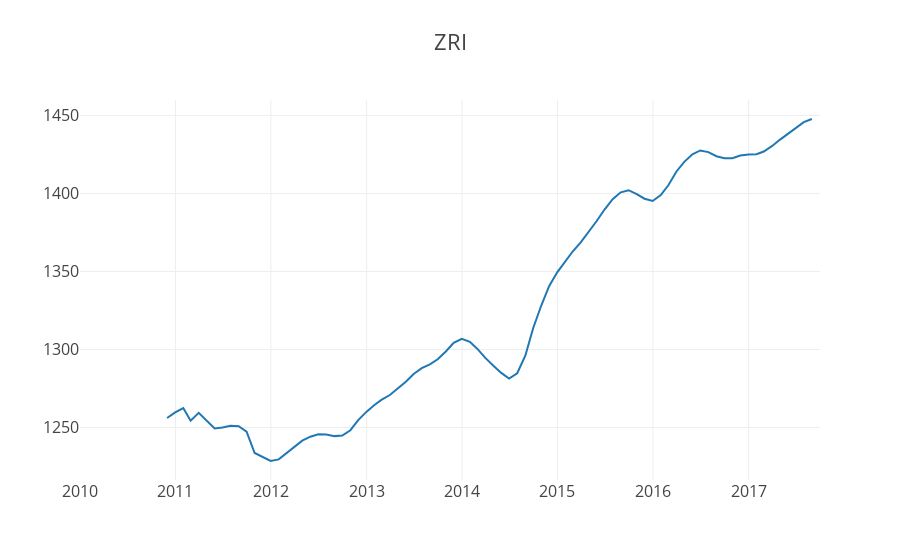

Notebook code cell kept with this figure:
### Markdown cell above
* Their are 8 different types home, 1 bedroom house being most popular choice for buyiers.
* The data is available from 2010.
* Duplex Triplex home value is least among the them, beacuase which are in rural/ remote area, where as 1 bedroom is in city area. So 1 bedroom house is in apprtment in city area so it is more expensive.
***
***
# Rent of House
## Zillow Rent Index
A smoothed seasonally adjusted measure of the median estimated market rate rent across a given region and housing type

### Code cell
data = [go.Scatter(x = state_month['Date'], y = state_month['ZRI_AllHomes'], name = 'All Home')   
       ]
layout = {'title': 'ZRI', 'font':{'size':16},'xaxis':{'range':['2010-01-01','2017-10-01']}}
py.iplot({'data':data,'layout':layout})

### Figure 1 — Plotly figure (JSON) as saved in the notebook; plotly's stock layout.template omitted (floating-point values rounded to 4 significant figures; data arrays with more than 128 entries replaced by an {"elided": "..."} marker saying what was removed)
{"data": [{"name": "All Home", "type": "scatter", "x": {"elided": "257 str values"}, "y": {"elided": "257 float values"}}], "layout": {"font": {"size": 16}, "title": "ZRI", "xaxis": {"range": ["2010-01-01", "2017-10-01"]}}}
